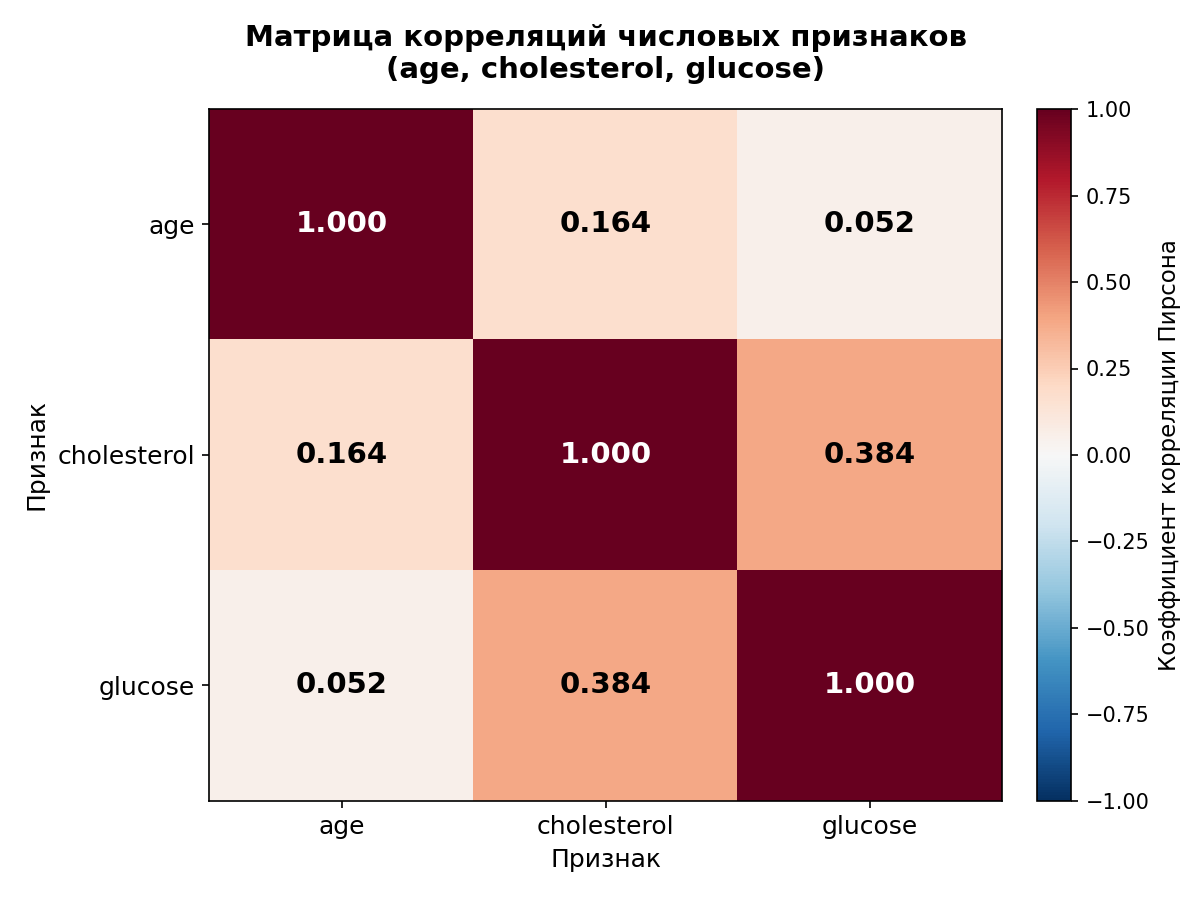

Here is the Python script that generated this plot:
# -*- coding: utf-8 -*-
"""
Анализ датасета medical_exams.csv:
1) подсчёт количества обследований для мужчин и женщин отдельно;
2) тепловая карта корреляций между числовыми признаками age,
   cholesterol, glucose.

Запуск:
    pip install pandas matplotlib numpy
    python medical_heatmap.py
"""

from pathlib import Path

try:
    import pandas as pd
    import matplotlib.pyplot as plt
except ImportError as exc:
    missing = exc.name or str(exc)
    raise SystemExit(
        f"Missing dependency: {missing}\n"
        "Install dependencies: python -m pip install pandas matplotlib"
    ) from exc


BASE_DIR = Path(__file__).resolve().parent
DATA_FILE = BASE_DIR / "medical_exams.csv"
OUTPUT_FILE = BASE_DIR / "medical_heatmap.png"


# ---------- Шаг 1. Загрузка датасета ----------
if not DATA_FILE.exists():
    raise SystemExit(f"Dataset not found: {DATA_FILE}")

df = pd.read_csv(DATA_FILE)
print("Размер таблицы:", df.shape)
print("Колонки:", df.columns.tolist())


# ---------- Шаг 2. Очистка данных ----------
df = df.dropna(subset=["gender", "age", "cholesterol", "glucose"])


# ---------- Шаг 3. Количество обследований по полу ----------
gender_counts = df["gender"].value_counts()
print("\n=== Количество обследований по полу ===")
print(f"Мужчины (M): {gender_counts.get('M', 0)}")
print(f"Женщины (F): {gender_counts.get('F', 0)}")
print(f"Всего:       {len(df)}")


# ---------- Шаг 4. Корреляционная матрица ----------
numeric_cols = ["age", "cholesterol", "glucose"]
required_cols = ["gender", *numeric_cols]
missing_cols = [col for col in required_cols if col not in df.columns]
if missing_cols:
    raise SystemExit(f"CSV missing required columns: {', '.join(missing_cols)}")

df[numeric_cols] = df[numeric_cols].apply(pd.to_numeric, errors="coerce")
df = df.dropna(subset=numeric_cols)
corr_matrix = df[numeric_cols].corr()

print("\n=== Корреляционная матрица ===")
print(corr_matrix.round(3).to_string())


# ---------- Шаг 5. Тепловая карта ----------
fig, ax = plt.subplots(figsize=(8, 6))

im = ax.imshow(corr_matrix.values, cmap="RdBu_r",
               vmin=-1, vmax=1, aspect="auto")

# Подписи осей
ax.set_xticks(range(len(numeric_cols)))
ax.set_yticks(range(len(numeric_cols)))
ax.set_xticklabels(numeric_cols, rotation=0, fontsize=12)
ax.set_yticklabels(numeric_cols, fontsize=12)

# Числовые значения в каждой клетке
for i in range(len(numeric_cols)):
    for j in range(len(numeric_cols)):
        v = corr_matrix.values[i, j]
        color = "white" if abs(v) > 0.5 else "black"
        ax.text(j, i, f"{v:.3f}", ha="center", va="center",
                color=color, fontsize=14, fontweight="bold")

ax.set_title("Матрица корреляций числовых признаков\n"
             "(age, cholesterol, glucose)",
             fontsize=14, fontweight="bold", pad=15)
ax.set_xlabel("Признак", fontsize=12)
ax.set_ylabel("Признак", fontsize=12)

cbar = fig.colorbar(im, ax=ax, fraction=0.046, pad=0.04)
cbar.set_label("Коэффициент корреляции Пирсона", fontsize=11)

plt.tight_layout()
plt.savefig(OUTPUT_FILE, dpi=150)
if "agg" not in plt.get_backend().lower():
    plt.show()
plt.close(fig)
print("\nГрафик сохранён в medical_heatmap.png")
